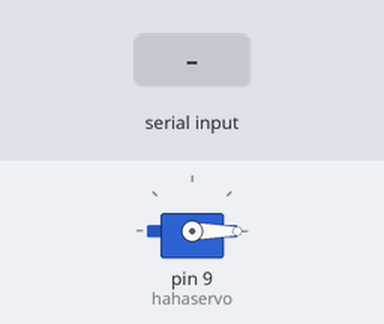
Bench run of a sketch on a simulated Arduino Uno, built with avr-gcc and run on an emulated ATmega328P. Shown: servo. The test bench sets the inputs (shaded band).

Above: at 1.2 s.
1.3 s: byte 30 received over Serial
At 3.7 s:
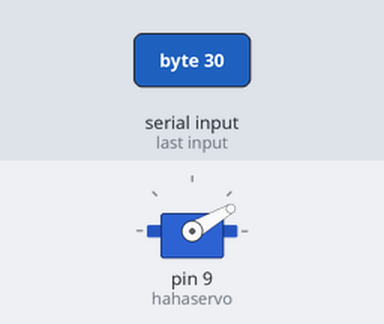
4.3 s: byte 120 received over Serial
At 6.8 s:
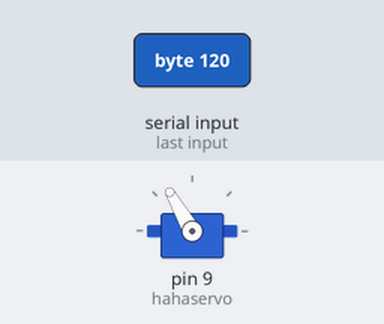
Timing chart, 0 to 8.5 s (numbered marks = the images above; inputs shaded):
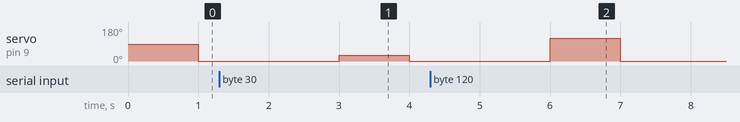

Measured:
- after the input at 1.3 s, servo on pin 9 (hahaservo): 0° → 30° after 1.7 s, → 0° 1.0 s later
- after the input at 4.3 s, servo on pin 9 (hahaservo): 0° → 120° after 1.7 s, → 0° 1.0 s later

The sketch:

Simple_servo.ino
```cpp
#include<Servo.h>
Servo hahaservo;

void setup(){
  hahaservo.attach(9);
  Serial.begin(9600);
}
void loop(){
  int val = Serial.read();
  delay(1000);
  hahaservo.write(val);
}
```
